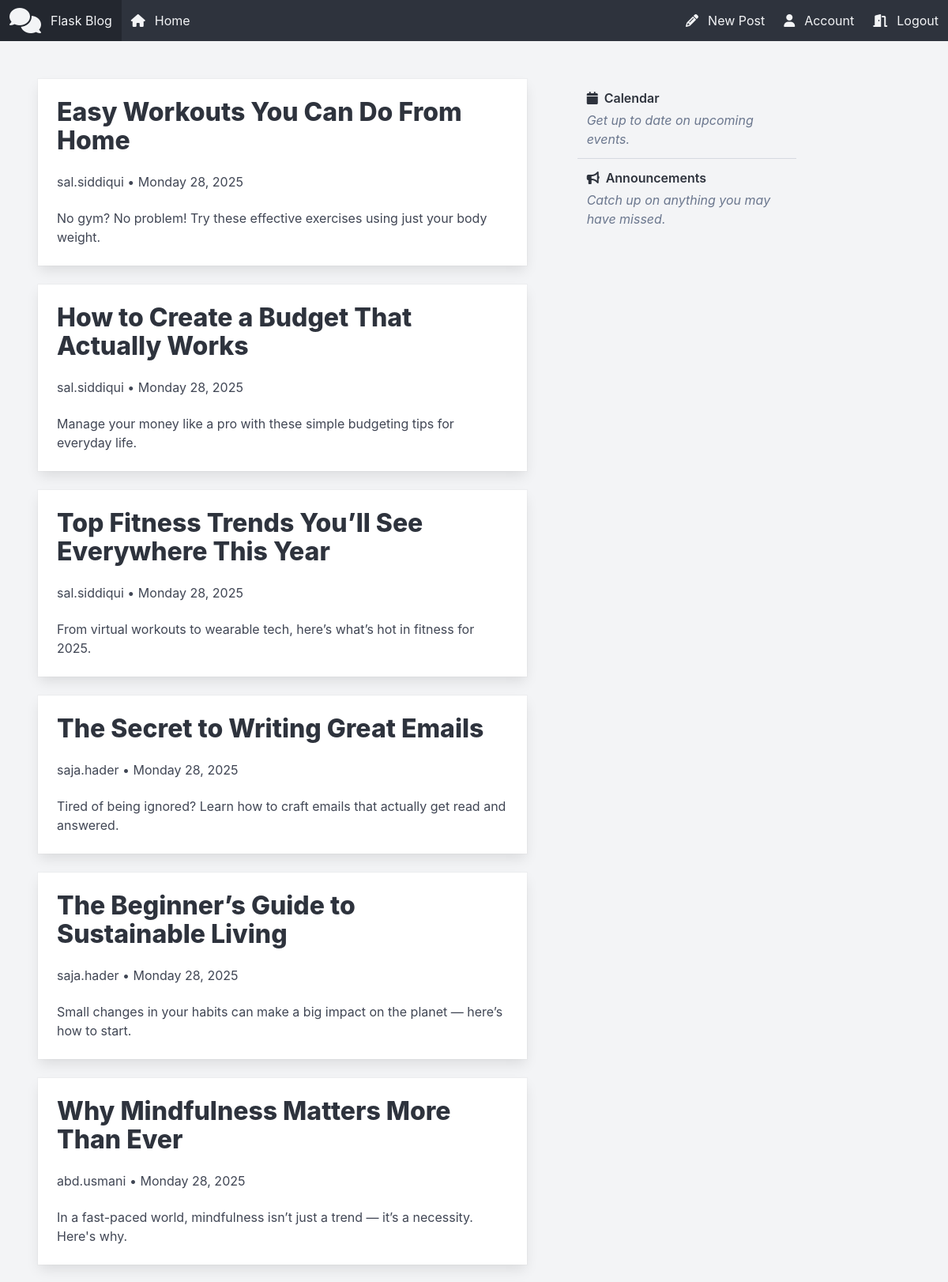
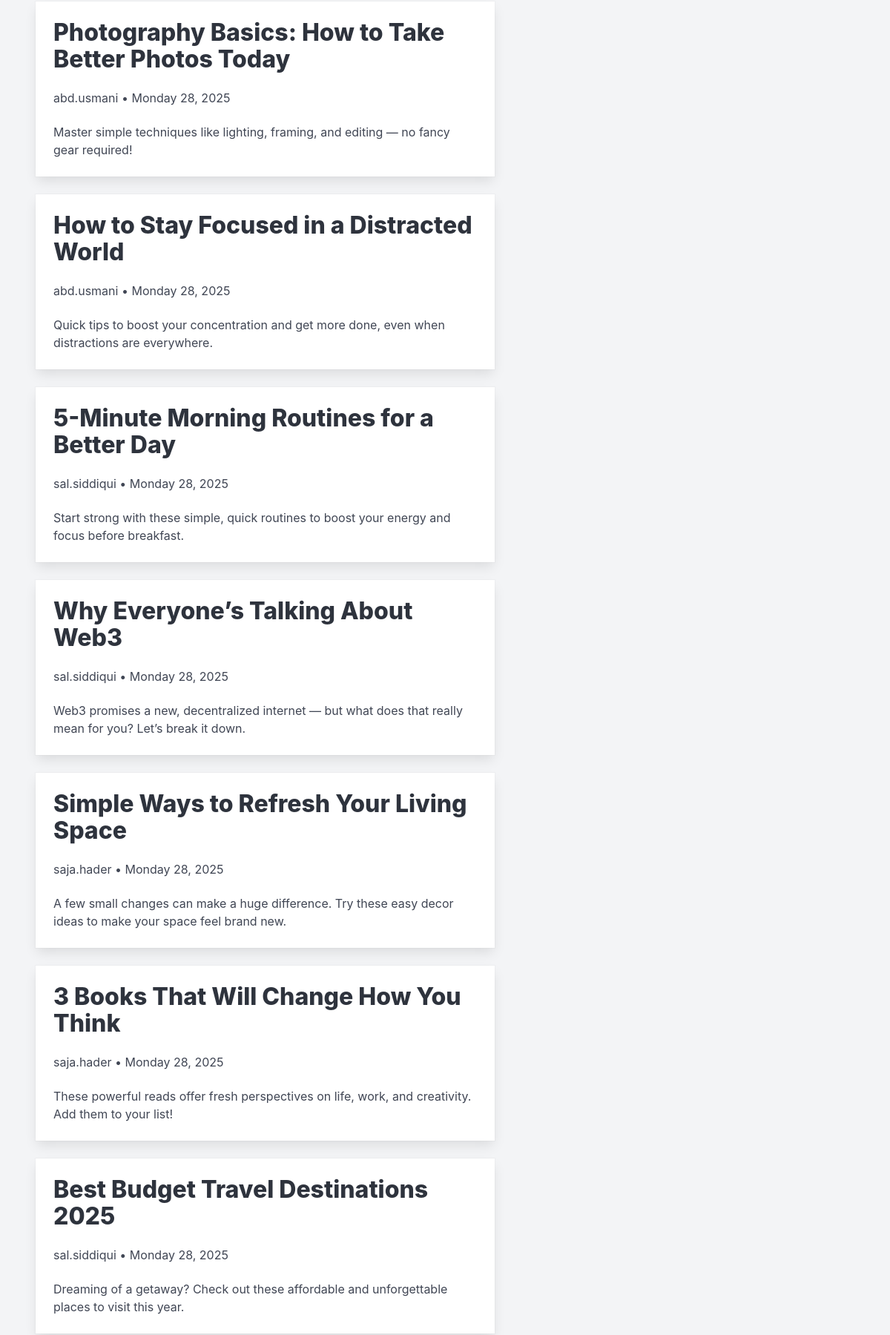
/ (signed in, upper part), run on the app's committed database (2 pictures, top to bottom).
### app/utils/models/Post.py (models this page shows, shortened)
class Post(db.Model):
    __tablename__ = "posts"
    id = db.Column(db.Integer, primary_key=True)
    title = db.Column(db.String(100), nullable=False)
    date_posted = db.Column(db.DateTime, default=lambda: datetime.now(timezone.utc))
    content = db.Column(db.Text, nullable=False)
    user_id = db.Column(db.Integer, db.ForeignKey("users.id"), nullable=False)
    author = db.relationship("User", back_populates="posts")

### app/utils/models/User.py (models this page shows, shortened)
class User(db.Model, UserMixin):
    __tablename__ = "users"
    id = db.Column(db.Integer, primary_key=True)
    username = db.Column(db.String(20), unique=True, nullable=False)
    email = db.Column(db.String(120), unique=True, nullable=False)
    password = db.Column(db.String(60), nullable=False)
    posts = db.relationship("Post", back_populates="author", lazy="select")

### app/routes/default/web_routes.py (the view)
@bp_default_web.route("/home")
@bp_default_web.route("/")
@login_required
def home():
    posts = Post.query.order_by(Post.date_posted.desc()).all()
    return render_template("home.html", posts=posts)

### app/utils/models/User.py (called while the page is built)
@login_manager.user_loader
def load_user(id):
    return User.query.filter_by(id=id).one()

### app/templates/default/home.html
{% extends 'layout/base.html' %}
{% block content %}
    {% for post in posts %}
        {% include './post/_post.html' %}
    {% endfor %}
{% endblock content %}

### app/templates/layout/base.html (shortened to what this page needs)
<!DOCTYPE html>
<html lang="en"
      class="has-background-light theme-light">
    <head>
        {% include 'layout/_link-tags.html' %}
    </head>
    <body>
        {% include 'layout/_navigation-bar.html' %}
        <main class="container mx-6 my-6">
            <div class="columns is-8">
                <div class="column is-two-thirds">
                    {% block content %}
                    {% endblock content %}
                </div>
                <div class="column is-one-third">
                    {% include 'layout/_side-content.html' %}
                </div>
            </div>
        </main>
    </body>
</html>

### app/templates/layout/_link-tags.html (shortened to what this page needs)
<link rel="stylesheet"
      href="https://cdn.jsdelivr.net/npm/bulma@1.0.2/css/bulma.min.css" />
<link rel="stylesheet"
      href="{{ url_for('static', filename='styles/bulma-lists.css') }}" />
<link rel="stylesheet"
      href="{{ url_for('static', filename='styles/custom.css') }}" />
<link disabled
      rel="stylesheet"
      href="{{ url_for('static', filename='styles/debug.css') }}" />

### app/templates/layout/_navigation-bar.html (shortened to what this page needs)
<nav class="navbar is-dark">
    <div class="navbar-brand">
        <a href="#" class="navbar-item">
            <i class="fa-solid fa-comments fa-2xl"></i>
            Flask Blog
        </a>
    </div>
    <div class="navbar-menu" id="navMenu">
        <div class="navbar-start">
            <a href='{{ url_for("default_web.home") }}'
               class="navbar-item">
                <i class="fa-solid fa-house"></i>
                Home
            </a>
        </div>
        <div class="navbar-end">
            {% if current_user.is_authenticated %}
                <a href='{{ url_for("post_web.new_post") }}'
                   class="navbar-item">
                    <i class="fa-solid fa-pencil"></i>
                    New Post
                </a>
                <a href='{{ url_for("user_web.account") }}'
                   class="navbar-item">
                    <i class="fas fa-user"></i>
                    Account
                </a>
                <a href='{{ url_for("authentication_web.logout") }}'
                   class="navbar-item">
                    <i class="fa-solid fa-door-open"></i>
                    Logout
                </a>
            {% endif %}
        </div>
    </div>
</nav>

### app/templates/post/_post.html (shortened to what this page needs)
<div class="card is-radiusless">
    <div class="card-content">
        <p class="title is-spaced">
            <a href='{{ url_for("post_web.post_page", post_id=post.id) }}'
               class="has-text-inherit">
                {{ post.title }}
            </a>
        </p>
        <p class="subtitle is-6">
            <a href="#" class="has-text-inherit">
                {{ post.author.username }}
            </a>
            • {{ post.date_posted.strftime("%A %d, %Y") }}
        </p>
        <p class="block has-text-inherit">
            {{ post.content }}
        </p>
    </div>
</div>

### app/templates/layout/_side-content.html
<div class="list has-hoverable-list-items">
    <a class="list-item" href="#">
        <div class="list-item-content">
            <div class="list-item-title">
                <i class="fa-solid fa-calendar mr-1"></i>
                Calendar
            </div>
            <div class="list-item-description mt-1 is-italic">
                Get up to date on upcoming events.
            </div>
        </div>
    </a>
    <a class="list-item" href="#">
        <div class="list-item-content">
            <div class="list-item-title">
                <i class="fa-solid fa-bullhorn mr-1"></i>
                Announcements
            </div>
            <div class="list-item-description mt-1 is-italic">
                Catch up on anything you may have missed.
            </div>
        </div>
    </a>
</div>

### data on the page
Post: title "Easy Workouts You Can Do From Home", author.username "sal.siddiqui", date_posted "Monday 28, 2025", content "No gym? No problem! Try these effective exercises using just your body weight."
Post: title "How to Create a Budget That Actually Works", author.username "sal.siddiqui", date_posted "Monday 28, 2025", content "Manage your money like a pro with these simple budgeting tips for everyday life."
Post: title "Top Fitness Trends You’ll See Everywhere This Year", author.username "sal.siddiqui", date_posted "Monday 28, 2025", content "From virtual workouts to wearable tech, here’s what’s hot in fitness for 2025."
Post: title "The Secret to Writing Great Emails", author.username "saja.hader", date_posted "Monday 28, 2025", content "Tired of being ignored? Learn how to craft emails that actually get read and answered."
Post: title "The Beginner’s Guide to Sustainable Living", author.username "saja.hader", date_posted "Monday 28, 2025", content "Small changes in your habits can make a big impact on the planet — here’s how to start."
Post: title "Why Mindfulness Matters More Than Ever", author.username "abd.usmani", date_posted "Monday 28, 2025", content "In a fast-paced world, mindfulness isn’t just a trend — it’s a necessity. Here's why."
Post: title "Photography Basics: How to Take Better Photos Today", author.username "abd.usmani", date_posted "Monday 28, 2025", content "Master simple techniques like lighting, framing, and editing — no fancy gear required!"
Post: title "How to Stay Focused in a Distracted World", author.username "abd.usmani", date_posted "Monday 28, 2025", content "Quick tips to boost your concentration and get more done, even when distractions are everywhere."
Post: title "5-Minute Morning Routines for a Better Day", author.username "sal.siddiqui", date_posted "Monday 28, 2025", content "Start strong with these simple, quick routines to boost your energy and focus before breakfast."
Post: title "Why Everyone’s Talking About Web3", author.username "sal.siddiqui", date_posted "Monday 28, 2025", content "Web3 promises a new, decentralized internet — but what does that really mean for you? Let’s break it down."
Post: title "Simple Ways to Refresh Your Living Space", author.username "saja.hader", date_posted "Monday 28, 2025", content "A few small changes can make a huge difference. Try these easy decor ideas to make your space feel brand new."
Post: title "3 Books That Will Change How You Think", author.username "saja.hader", date_posted "Monday 28, 2025", content "These powerful reads offer fresh perspectives on life, work, and creativity. Add them to your list!"
Post: title "Best Budget Travel Destinations 2025", author.username "sal.siddiqui", date_posted "Monday 28, 2025", content "Dreaming of a getaway? Check out these affordable and unforgettable places to visit this year."
